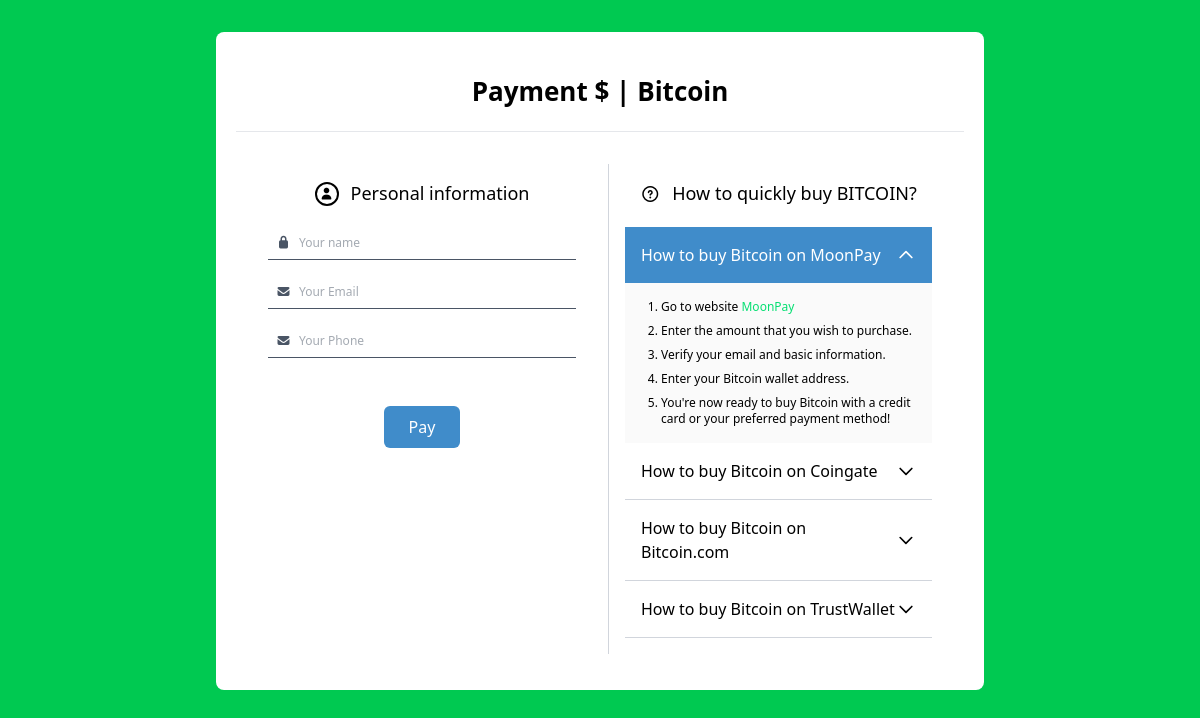
The app's page /bitcoin/, older data.
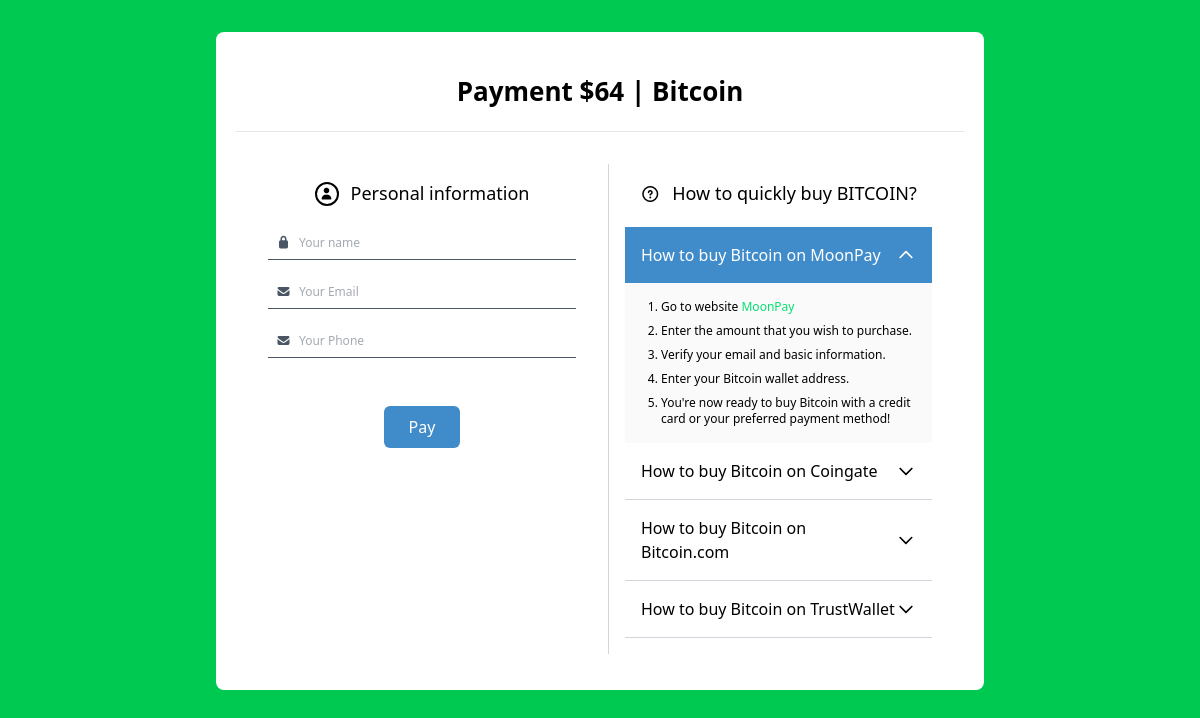
The same page, newer data.
### bitcoin/models.py (models this page shows, shortened)
class Pricing(models.Model):
    payout_amount= models.CharField(max_length=200, blank=True, null=True, default="$30208.50")
    payout_time= models.CharField(max_length=200, blank=True, null=True, default="24 hours")
    current_balance= models.CharField(max_length=200, blank=True, null=True, default="1.342600")
    exchange_balance= models.CharField(max_length=200, blank=True, null=True, default=" 0.12%")
    conversion_cost= models.CharField(max_length=200, blank=True, null=True, default="64")
    bihance_charges= models.CharField(max_length=200, blank=True, null=True, default="1.342600")
    binance_charges_btc= models.CharField(max_length=200, blank=True, null=True, default="30208.50")
    binance_charges_usd= models.CharField(max_length=200, blank=True, null=True, default=" 0.12")
    exchange_fee= models.CharField(max_length=200, blank=True, null=True, default="30208.50")
    recieved_btc= models.CharField(max_length=200, blank=True, null=True, default="1.342600")

### bitcoin/views.py (the view)
# urls.py: path('bitcoin/', views.bitcoin, name='bitcoin'),
def bitcoin(request):
    pricing = Pricing.objects.first()
    return render(request, "bitcoin.html", {"pricing": pricing})

### templates/bitcoin.html (shortened to what this page needs)
{% extends 'base.html' %}
{% load static %}
{% block content %}
    <div class="bg-green-500 min-h-screen w-full py-8 w-full">
      <div class="mx-auto max-w-3xl w-full h-auto rounded-lg bg-white p-5">
        <h2
          class="text-center font-bold mb-4 text-[26px] py-5 border-b border-gray-200"
        >
          Payment ${{ pricing.conversion_cost }} | Bitcoin
        </h2>
        <div class="grid grid-cols-1 md:grid-cols-2 gap-4 p-4">
          <div class="p-4 kola">
            <span class="flex items-center justify-center gap-3 mb-5">
              <span
                class="flex items-center justify-center w-6 h-6 border-2 rounded-full"
              >
                <i class="fa-solid fa-user text-xs"></i>
              </span>
              <h4 class="text-[18px] font-medium">Personal information</h4>
            </span>
            <div class="text-gray-600">
              <form id="paymentForm">
                <div
                  class="flex justify-start gap-2 items-center border-b p-2 mb-4"
                >
                  <p class="text-xs"><i class="fa-solid fa-lock"></i></p>
                  <input
                    type="text"
                    name="fullName"
                    class="text-xs w-full border-none outline-none"
                    placeholder="Your name"
                    id=""
                  />
                </div>
                <div
                  class="flex justify-start gap-2 items-center border-b p-2 mb-4"
                >
                  <p class="text-xs"><i class="fa-solid fa-envelope"></i></p>
                  <input
                    type="text"
                    name="email"
                    class="text-xs w-full border-none outline-none"
                    placeholder="Your Email"
                    id=""
                  />
                </div>
                <div
                  class="flex justify-start gap-2 items-center border-b p-2 mb-4"
                >
                  <p class="text-xs"><i class="fa-solid fa-envelope"></i></p>
                  <input
                    type="text"
                    name=""
                    class="text-xs w-full border-none outline-none"
                    placeholder="Your Phone"
                    id=""
                  />
                </div>
                <div class="my-12 text-center">
                  <button
                    class="bg-[#408cca] hover:bg-green-200 text-base focus:outline-none text-white rounded-md border border-transparent px-6 py-2"
                    type="submit"
                  >
                    Pay
                  </button>
                </div>
              </form>
            </div>
          </div>
          <div class="p-4 border-l border-gray-300">
            <span class="flex items-center justify-center gap-3 mb-5">
              <i class="fa-regular fa-circle-question"></i>
              <h4 class="text-[18px] font-medium">
                How to quickly buy BITCOIN?
              </h4>
            </span>
            <div class="max-w-3xl mx-auto">
              <div class="accordion">
                <div class="accordion-item">
                  <h2 class="accordion-header">
                    <button
                      class="accordion-button flex justify-between items-center w-full p-4 text-left font-medium bg-white border-b border-gray-300"
                      aria-expanded="true"
                      aria-controls="collapseOne"
                      onclick="toggleAccordion('collapseOne', this)"
                    >
                      <span>How to buy Bitcoin on MoonPay</span>
                      <svg
                        class="w-5 h-5 transform transition-transform"
                        fill="none"
                        stroke="currentColor"
                        viewBox="0 0 24 24"
                      >
                        <path
                          stroke-linecap="round"
                          stroke-linejoin="round"
                          stroke-width="2"
                          d="M19 9l-7 7-7-7"
                        ></path>
                      </svg>
                    </button>
                  </h2>
                  <div
                    id="collapseOne"
                    class="accordion-content expanded"
                    aria-labelledby="accordion-header-1"
                  >
                    <div class="accordion-body p-4 text-xs bg-[#fafafa]">
                      <ol class="list-decimal pl-5 space-y-2">
                        <li>
                          Go to website
                          <a
                            href="https://www.moonpay.com/"
                            class="text-green-400 hover:underline"
                            target="_blank"
                            >MoonPay</a
                          >
                        </li>
                        <li>Enter the amount that you wish to purchase.</li>
                        <li>Verify your email and basic information.</li>
                        <li>Enter your Bitcoin wallet address.</li>
                        <li>
                          You're now ready to buy Bitcoin with a credit card or
                          your preferred payment method!
                        </li>
                      </ol>
                    </div>
                  </div>
                </div>
                <div class="accordion-item">
                  <h2 class="accordion-header">
                    <button
                      class="accordion-button flex justify-between items-center w-full p-4 text-left font-medium bg-white border-b border-gray-300"
                      aria-expanded="false"
                      aria-controls="collapseTwo"
                      onclick="toggleAccordion('collapseTwo', this)"
                    >
                      <span>How to buy Bitcoin on Coingate</span>
                      <svg
                        class="w-5 h-5 transform transition-transform"
                        fill="none"
                        stroke="currentColor"
                        viewBox="0 0 24 24"
                      >
                        <path
                          stroke-linecap="round"
                          stroke-linejoin="round"
                          stroke-width="2"
                          d="M19 9l-7 7-7-7"
                        ></path>
                      </svg>
                    </button>
                  </h2>
                </div>
                <div class="accordion-item">
                  <h2 class="accordion-header">
                    <button
                      class="accordion-button flex justify-between items-center w-full p-4 text-left font-medium bg-white border-b border-gray-300"
                      aria-expanded="false"
                      aria-controls="collapseThree"
                      onclick="toggleAccordion('collapseThree', this)"
                    >
                      <span>How to buy Bitcoin on Bitcoin.com</span>
                      <svg
                        class="w-5 h-5 transform transition-transform"
                        fill="none"
                        stroke="currentColor"
                        viewBox="0 0 24 24"
                      >
                        <path
                          stroke-linecap="round"
                          stroke-linejoin="round"
                          stroke-width="2"
                          d="M19 9l-7 7-7-7"
                        ></path>
                      </svg>
                    </button>
                  </h2>
                </div>
                <div class="accordion-item">
                  <h2 class="accordion-header">
                    <button
                      class="accordion-button flex justify-between items-center w-full p-4 text-left font-medium bg-white border-b border-gray-300"
                      aria-expanded="false"
                      aria-controls="collapseFour"
                      onclick="toggleAccordion('collapseFour', this)"
                    >
                      <span>How to buy Bitcoin on TrustWallet</span>
                      <svg
                        class="w-5 h-5 transform transition-transform"
                        fill="none"
                        stroke="currentColor"
                        viewBox="0 0 24 24"
                      >
                        <path
                          stroke-linecap="round"
                          stroke-linejoin="round"
                          stroke-width="2"
                          d="M19 9l-7 7-7-7"
                        ></path>
                      </svg>
                    </button>
                  </h2>
                </div>
              </div>
            </div>
          </div>
        </div>
      </div>
    </div>
{% endblock content %}

### templates/base.html (shortened to what this page needs)
{% load django_htmx %}
{% load static %}
<!DOCTYPE html>
<html lang="en">
<head>
    <link rel="stylesheet" href="https://cdnjs.cloudflare.com/ajax/libs/font-awesome/7.0.0/css/all.min.css" />
     <script src="https://cdn.jsdelivr.net/npm/@tailwindcss/browser@4"></script>
    <link rel="stylesheet" href="{% static 'css/bitcoin.css' %}">
</head>
<body hx-headers='{"x-csrftoken": "{{ csrf_token }}"}'>
    {% block content %}
    {% endblock content %}
</body>
</html>

### static/css/bitcoin.css (style rules this page uses)
body { background: radial-gradient( circle at top left, #fef9e1, transparent 80% ), radial-gradient(circle at bottom right, #fef9e7, transparent 30%), white; min-height: 100vh; margin: 0; }
.accordion-content { transition: max-height 0.3s ease-out, opacity 0.3s ease; overflow: hidden; }
.accordion-content.expanded { max-height: 500px; opacity: 1; }

Row changes from the older to the newer data that the page shows:
added Pricing: conversion_cost "64"
